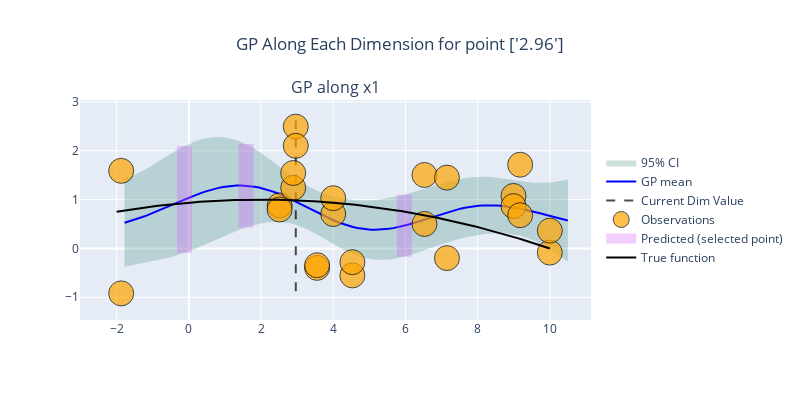

Notebook code cell kept with this figure:
### Markdown cell above
* Introducing a noise channel significantly improves fit performance, even if no technical repeats are provided to narrow down the mean.
However,a heteroscedastic, or at least technical repeat aware noise kernel would be preferable.

### Code cell
runs = tester.run(mg.GammaNoiseSGP, n_runs=4, technical_repeats=2, batch_size=3, noise_fn=noise_fn, plot_each=False).plot_GP(mg.GammaNoiseSGP, figsize=(8, 4))
plot_test(runs)

### Figure 1 — Plotly figure (JSON) as saved in the notebook; plotly's stock layout.template omitted (floating-point values rounded to 4 significant figures; data arrays with more than 128 entries replaced by an {"elided": "..."} marker saying what was removed)
{"data": [{"fill": "toself", "fillcolor": "rgba(0,100,80,0.2)", "line": {"color": "rgba(255,255,255,0)"}, "name": "95% CI", "showlegend": true, "type": "scatter", "x": {"elided": "200 float values"}, "xaxis": "x", "y": {"elided": "200 float values"}, "yaxis": "y"}, {"line": {"color": "blue"}, "mode": "lines", "name": "GP mean", "showlegend": true, "type": "scatter", "x": [-1.781, -1.657, -1.532, -1.408, -1.284, -1.16, -1.036, -0.9122, -0.7882, -0.6641, -0.5401, -0.416, -0.292, -0.168, -0.04391, 0.08014, 0.2042, 0.3282, 0.4523, 0.5763, 0.7004, 0.8244, 0.9485, 1.073, 1.197, 1.321, 1.445, 1.569, 1.693, 1.817, 1.941, 2.065, 2.189, 2.313, 2.437, 2.561, 2.685, 2.809, 2.933, 3.057, 3.181, 3.305, 3.429, 3.553, 3.677, 3.802, 3.926, 4.05, 4.174, 4.298, 4.422, 4.546, 4.67, 4.794, 4.918, 5.042, 5.166, 5.29, 5.414, 5.538, 5.662, 5.786, 5.91, 6.034, 6.158, 6.282, 6.406, 6.531, 6.655, 6.779, 6.903, 7.027, 7.151, 7.275, 7.399, 7.523, 7.647, 7.771, 7.895, 8.019, 8.143, 8.267, 8.391, 8.515, 8.639, 8.763, 8.887, 9.011, 9.135, 9.26, 9.384, 9.508, 9.632, 9.756, 9.88, 10.0, 10.13, 10.25, 10.38, 10.5], "xaxis": "x", "y": [0.5261, 0.552, 0.5803, 0.6107, 0.6431, 0.6773, 0.7132, 0.7505, 0.789, 0.8283, 0.8682, 0.9083, 0.9483, 0.9878, 1.026, 1.064, 1.099, 1.133, 1.164, 1.193, 1.218, 1.24, 1.258, 1.273, 1.283, 1.288, 1.289, 1.285, 1.277, 1.264, 1.247, 1.225, 1.198, 1.168, 1.134, 1.097, 1.057, 1.014, 0.9695, 0.9232, 0.8759, 0.8282, 0.7805, 0.7335, 0.6876, 0.6435, 0.6015, 0.5622, 0.526, 0.4932, 0.4643, 0.4395, 0.419, 0.4029, 0.3915, 0.3846, 0.3823, 0.3845, 0.391, 0.4016, 0.4161, 0.434, 0.4551, 0.479, 0.5052, 0.5333, 0.5627, 0.5931, 0.624, 0.6548, 0.6851, 0.7145, 0.7426, 0.7689, 0.7932, 0.815, 0.8342, 0.8505, 0.8638, 0.8739, 0.8808, 0.8843, 0.8846, 0.8817, 0.8757, 0.8667, 0.855, 0.8408, 0.8242, 0.8056, 0.7852, 0.7633, 0.7402, 0.7163, 0.6919, 0.6671, 0.6425, 0.6181, 0.5943, 0.5714], "yaxis": "y"}, {"line": {"color": "black", "dash": "dash", "width": 2}, "mode": "lines", "name": "Current Dim Value", "opacity": 0.7, "showlegend": true, "type": "scatter", "x": [2.962, 2.962], "xaxis": "x", "y": [-0.8738, 2.619], "yaxis": "y"}, {"hoverinfo": "text", "hovertext": ["Group 0<br>x: 4<br>y: 0.705", "Group 1<br>x: 8.99<br>y: 1.08", "Group 2<br>x: 2.96<br>y: 2.49", "Group 0<br>x: 4<br>y: 1.03", "Group 1<br>x: 8.99<br>y: 0.868", "Group 2<br>x: 2.96<br>y: 2.1", "Group 3<br>x: 2.52<br>y: 0.882", "Group 4<br>x: -1.87<br>y: 1.59", "Group 5<br>x: 6.53<br>y: 1.5", "Group 3<br>x: 2.52<br>y: 0.797", "Group 4<br>x: -1.87<br>y: -0.92", "Group 5<br>x: 6.53<br>y: 0.502", "Group 6<br>x: 3.55<br>y: -0.397", "Group 7<br>x: 10<br>y: -0.0845", "Group 8<br>x: 9.18<br>y: 0.681", "Group 6<br>x: 3.55<br>y: -0.343", "Group 7<br>x: 10<br>y: 0.365", "Group 8<br>x: 9.18<br>y: 1.71", "Group 9<br>x: 2.89<br>y: 1.24", "Group 10<br>x: 4.53<br>y: -0.552", "Group 11<br>x: 7.15<br>y: -0.198", "Group 9<br>x: 2.89<br>y: 1.54", "Group 10<br>x: 4.53<br>y: -0.281", "Group 11<br>x: 7.15<br>y: 1.45"], "marker": {"color": "orange", "line": {"color": "black", "width": 1}, "opacity": 0.7, "size": [25, 25, 25, 25, 25, 25, 25, 25, 25, 25, 25, 25, 25, 25, 25, 25, 25, 25, 25, 25, 25, 25, 25, 25]}, "mode": "markers", "name": "Observations", "showlegend": true, "type": "scatter", "x": [4.0, 8.994, 2.962, 4.0, 8.994, 2.962, 2.515, -1.874, 6.528, 2.515, -1.874, 6.528, 3.553, 10.0, 9.178, 3.553, 10.0, 9.178, 2.891, 4.53, 7.15, 2.891, 4.53, 7.15], "xaxis": "x", "y": [0.7053, 1.076, 2.495, 1.029, 0.8678, 2.101, 0.8819, 1.589, 1.505, 0.7969, -0.9198, 0.5018, -0.3973, -0.08448, 0.6811, -0.3434, 0.3647, 1.715, 1.24, -0.5519, -0.1978, 1.545, -0.2808, 1.45], "yaxis": "y"}, {"hoverinfo": "text", "hovertext": "Predicted Group G12<br>x: 5.97<br>y: 0.466±0.634", "line": {"color": "#D45AFF", "width": 15}, "mode": "lines", "name": "Predicted (selected point)", "opacity": 0.3, "showlegend": true, "type": "scatter", "x": [5.969, 5.969], "xaxis": "x", "y": [-0.168, 1.1], "yaxis": "y"}, {"hoverinfo": "text", "hovertext": "Predicted Group G13<br>x: 1.58<br>y: 1.28±0.853", "line": {"color": "#D45AFF", "width": 15}, "mode": "lines", "name": "Predicted (selected point)", "opacity": 0.3, "showlegend": false, "type": "scatter", "x": [1.584, 1.584], "xaxis": "x", "y": [0.4313, 2.138], "yaxis": "y"}, {"hoverinfo": "text", "hovertext": "Predicted Group G14<br>x: -0.122<br>y: 1±1.09", "line": {"color": "#D45AFF", "width": 15}, "mode": "lines", "name": "Predicted (selected point)", "opacity": 0.3, "showlegend": false, "type": "scatter", "x": [-0.122, -0.122], "xaxis": "x", "y": [-0.09143, 2.096], "yaxis": "y"}, {"line": {"color": "black"}, "mode": "lines", "name": "True function", "type": "scatter", "x": [-2.0, -1.879, -1.758, -1.636, -1.515, -1.394, -1.273, -1.152, -1.03, -0.9091, -0.7879, -0.6667, -0.5455, -0.4242, -0.303, -0.1818, -0.06061, 0.06061, 0.1818, 0.303, 0.4242, 0.5455, 0.6667, 0.7879, 0.9091, 1.03, 1.152, 1.273, 1.394, 1.515, 1.636, 1.758, 1.879, 2.0, 2.121, 2.242, 2.364, 2.485, 2.606, 2.727, 2.848, 2.97, 3.091, 3.212, 3.333, 3.455, 3.576, 3.697, 3.818, 3.939, 4.061, 4.182, 4.303, 4.424, 4.545, 4.667, 4.788, 4.909, 5.03, 5.152, 5.273, 5.394, 5.515, 5.636, 5.758, 5.879, 6.0, 6.121, 6.242, 6.364, 6.485, 6.606, 6.727, 6.848, 6.97, 7.091, 7.212, 7.333, 7.455, 7.576, 7.697, 7.818, 7.939, 8.061, 8.182, 8.303, 8.424, 8.545, 8.667, 8.788, 8.909, 9.03, 9.152, 9.273, 9.394, 9.515, 9.636, 9.758, 9.879, 10.0], "y": [0.75, 0.7649, 0.7794, 0.7934, 0.8069, 0.82, 0.8326, 0.8448, 0.8565, 0.8678, 0.8786, 0.8889, 0.8988, 0.9082, 0.9171, 0.9256, 0.9337, 0.9412, 0.9483, 0.955, 0.9612, 0.9669, 0.9722, 0.977, 0.9814, 0.9853, 0.9888, 0.9917, 0.9943, 0.9963, 0.9979, 0.9991, 0.9998, 1, 0.9998, 0.9991, 0.9979, 0.9963, 0.9943, 0.9917, 0.9888, 0.9853, 0.9814, 0.977, 0.9722, 0.9669, 0.9612, 0.955, 0.9483, 0.9412, 0.9337, 0.9256, 0.9171, 0.9082, 0.8988, 0.8889, 0.8786, 0.8678, 0.8565, 0.8448, 0.8326, 0.82, 0.8069, 0.7934, 0.7794, 0.7649, 0.75, 0.7346, 0.7188, 0.7025, 0.6857, 0.6685, 0.6508, 0.6327, 0.6141, 0.595, 0.5755, 0.5556, 0.5351, 0.5142, 0.4929, 0.4711, 0.4488, 0.4261, 0.4029, 0.3792, 0.3551, 0.3306, 0.3056, 0.2801, 0.2541, 0.2277, 0.2009, 0.1736, 0.1458, 0.1175, 0.08884, 0.05969, 0.03007, 0]}], "layout": {"annotations": [{"font": {"size": 16}, "showarrow": false, "text": "GP along x1", "x": 0.5, "xanchor": "center", "xref": "paper", "y": 1, "yanchor": "bottom", "yref": "paper"}], "height": 400, "legend": {"x": 1.02, "xanchor": "left", "y": 0.5, "yanchor": "middle"}, "showlegend": true, "title": {"text": "GP Along Each Dimension for point ['2.96']", "x": 0.5, "xanchor": "center"}, "width": 800, "xaxis": {"anchor": "y", "domain": [0, 1]}, "yaxis": {"anchor": "x", "domain": [0, 1]}}}
